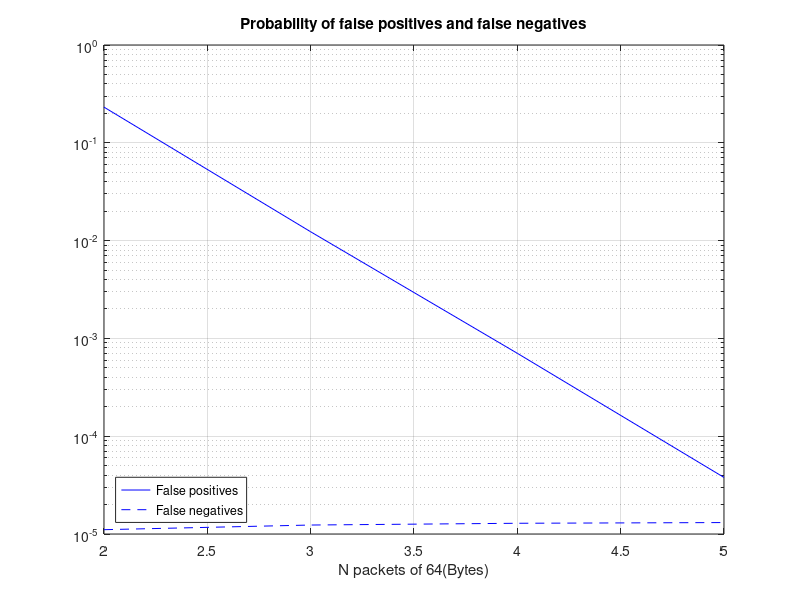

This figure's MATLAB source:
%% 5.a
% Draw  a plotusing a logarithmic scale  for  the Y-axis (use  the MATLAB function
% semilogy)with the probability of false positives for n=2, 3, 4 and 5.Analyzeand justify
% the results.

p1 = 1 / (1 + 8/600 + 8/600 * 5/200 + 8/600 * 5/200 * 2/50 + 8/600 * 5/200 * 2/50 * 1/5);
p2 = 8/600 / (1 + 8/600 + 8/600 * 5/200 + 8/600 * 5/200 * 2/50 + 8/600 * 5/200 * 2/50 * 1/5);
p3 = 8/600 * 5/200 / (1 + 8/600 + 8/600 * 5/200 + 8/600 * 5/200 * 2/50 + 8/600 * 5/200 * 2/50 * 1/5);
p4 = 8/600 * 5/200 * 2/50 / (1 + 8/600 + 8/600 * 5/200 + 8/600 * 5/200 * 2/50 + 8/600 * 5/200 * 2/50 * 1/5);
p5 = 8/600 * 5/200 * 2/50 * 1/5 / (1 + 8/600 + 8/600 * 5/200 + 8/600 * 5/200 * 2/50 + 8/600 * 5/200 * 2/50 * 1/5);

p_e1 = 1 - 1 * (10^-6)^0 * (1-(10^-6))^(64*8);
p_e2 = 1 - 1 * (10^-5)^0 * (1-(10^-5))^(64*8);
p_e3 = 1 - 1 * (10^-4)^0 * (1-(10^-4))^(64*8);
p_e4 = 1 - 1 * (10^-3)^0 * (1-(10^-3))^(64*8);
p_e5 = 1 - 1 * (10^-2)^0 * (1-(10^-2))^(64*8);

p_final = zeros(1,4);
i = 1;

for n = 2:5
    e1 = p_e1^n;
    e2 = p_e2^n;
    e3 = p_e3^n;
    e4 = p_e4^n;
    e5 = p_e5^n;
    
    p_final(i) = (e1 * p1 + e2 * p2 + e3 * p3) / (e1 * p1 + e2 * p2 + e3 * p3 + e4 * p4 + e5 * p5);
    i = i+1;
end

n = linspace(2, 5, 4);
semilogy(n,p_final,'b-');
title('Probability of false positives for N = 2,3,4,5');
xlabel('N packets of 64(Bytes)');
grid on;

%% 5.b
% Draw  a plot with the probability  of false negatives for n=2,  3, 4  and 5.Analyze and
% justify the results.

p_final_b = zeros(1,4);
i = 1;

for n = 2:5
    e1 = 1-p_e1^n;
    e2 = 1-p_e2^n;
    e3 = 1-p_e3^n;
    e4 = 1-p_e4^n;
    e5 = 1-p_e5^n;
    
    p_final_b(i) = (e4 * p4 + e5 * p5) / (e1 * p1 + e2 * p2 + e3 * p3 + e4 * p4 + e5 * p5);
    i = i+1;
end

n = linspace(2, 5, 4);
semilogy(n,p_final_b,'b-');
title('Probability of false negatives for N = 2,3,4,5');
xlabel('N packets of 64(Bytes)');
grid on;

%% 5.c
n = linspace(2, 5, 4);
semilogy(n,p_final,'b-', n,p_final_b,'b--');
title('Probability of false positives and false negatives')
xlabel('N packets of 64(Bytes)');
legend('False positives','False negatives','location','SouthWest');
grid on